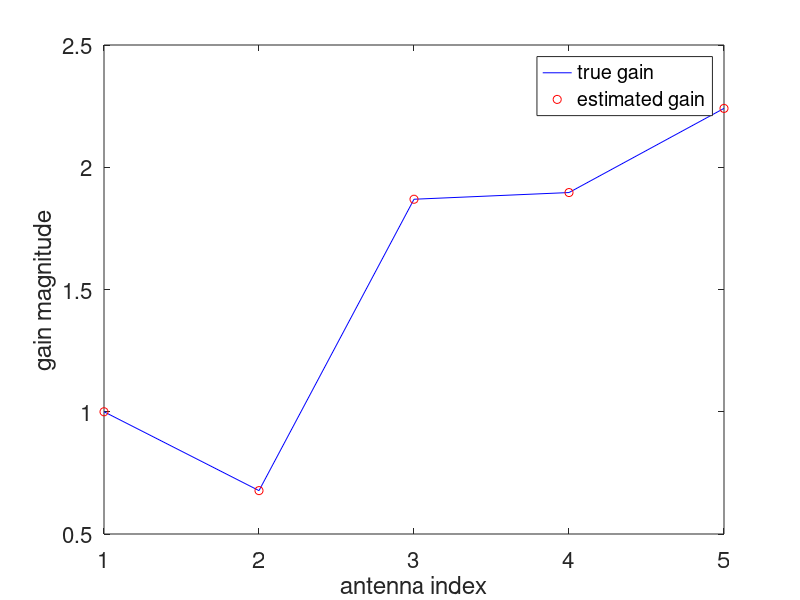
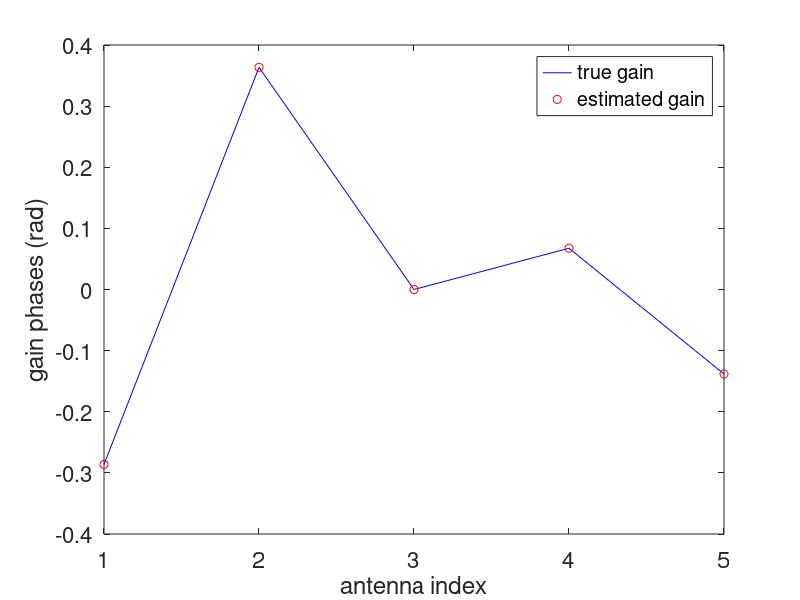

Write the MATLAB code that produced these figures, in order.
%% Simple demonstration of redundancy calibration for QC project
%
% This script provides a simple demonstration of redundancy calibration
% using a 5-element uniform linear array. It uses conventional redundancy
% calibration based on the logarithm of the elements of the measured array
% covariance matrix (the visibilities) as that allows to estimate the gain
% magnitudes and phases directly without resorting to iterative estimateion
% of the true values of the measured visibilites and the gains. The latter
% approach is more robust to low-SNR scenarios, but is more complicated and
% therefore less suitable for the initial exploration of QC approaches to
% radio interferometric calibration. Both implementations of redundancy
% calibration are described in [1].
%
% The basic idea of redundancy calibration is that identical baselines
% should measure the same visibility. For a 5-element uniform linear array,
% there are 3 distinct types of redundant baselines:
%
% array configuration   x   x   x   x   x
% baseline type 1        <-> <-> <-> <->
% baseline type 2        <-----> <----->
%                            <----->
%                                <----->
% baseline type 3        <--------->
%                            <--------->
%
% Each element of the array covariance matrix is a product of two gains and
% the unperturbed value of the corresponding visibility. Conventional
% redundancy calibration takes the logarithm to transform this product of
% factors into a summation of terms, resulting in a very simple linear
% relationship with a sparse measurement matrix.
%
% Reference
% [1]   Stefan J. Wijnholds and Parisa Noorishad, "Statistically optimal
% self-calibration of regular imaging arrays", European Signal Processing
% Conference (EuSiPCo), 2012.
%
% Stefan J. Wijnholds, October 7, 2021

%% simulation setup

% start with a clean workspace
clear
close all

% antenna positions in m of 5-element uniform linear array as column vector
xpos = (-2:1:2).';
% number of antennas
% Hardcoded as the measurement matrix will be hardcoded for this example as
% well, so we want to trigger an error when an inconsistent simulation
% setup is defined.
Nant = 5;

% source positions as column vector of directional cosines
% A 3-source model is used to ensure that different baselines have
% different true visibilities. This may not be true for a 1-source model.
l = [-0.5; 0.2; 0.7];

% source powers as column vector
sigma = [0.8; 1; 0.4];

% gain column vector
% This is what we like to estimate
g = 1 + 0.3 * (randn(Nant, 1) + 1i * randn(Nant, 1));

% geometrical delays of source signals over the array
freq = 150e6;   % measurement frequency in MHz
c = 2.99792e8;  % speed of light in m/s
A = exp(-(2 * pi * 1i * freq / c) * (xpos * l.'));

% noise-free "measured" visibilities
R = diag(g) * A * diag(sigma) * A' * diag(g)';

%% perform redundancy calibration of gain magnitudes

% measurement matrix for gain magnitudes
Mmag = [1 1 0 0 0 1 0 0; ... % baseline type 1 (4 rows)
        0 1 1 0 0 1 0 0; ...
        0 0 1 1 0 1 0 0; ...
        0 0 0 1 1 1 0 0; ...
        1 0 1 0 0 0 1 0; ... % baseline type 2 (3 rows)
        0 1 0 1 0 0 1 0; ...
        0 0 1 0 1 0 1 0; ...
        1 0 0 1 0 0 0 1; ... % baseline type 3 (1 row)
        0 1 0 0 1 0 0 1; ...
        1 0 0 0 0 0 0 0];    % magnitude constriant
% This measurement matrix applies to the elements in the upper triangle of
% the array covariance matrix to which redundancy is applicable. The
% following selection matrix selects the appropriate elements from the
% array covariance matrix
sel = [6, 12, 18, 24, 11, 17, 23, 16, 22].';

% solve for gain magnitudes
theta = Mmag \ [log10(abs(R(sel))); 0];
gmag = 10.^theta(1:Nant);

% show comparison
figure
% Normalise true gain values to match constraint that the gain of the first
% element is unity
gmag_true = abs(g) / abs(g(1));
plot(1:5, gmag_true, 'b-', 1:5, gmag, 'ro');
set(gca, 'FontSize', 16);
xlabel('antenna index');
ylabel('gain magnitude');
legend('true gain', 'estimated gain');

%% perform redundancy calibration of gain phases

% measurement matrix for gain phases
Mph = [ 1 -1  0  0  0  1  0  0; ... % baseline type 1 (4 rows)
        0  1 -1  0  0  1  0  0; ...
        0  0  1 -1  0  1  0  0; ...
        0  0  0  1 -1  1  0  0; ...
        1  0 -1  0  0  0  1  0; ... % baseline type 2 (3 rows)
        0  1  0 -1  0  0  1  0; ...
        0  0  1  0 -1  0  1  0; ...
        1  0  0 -1  0  0  0  1; ... % baseline type 3 (1 row)
        0  1  0  0 -1  0  0  1; ...
        0  0  1  0  0  0  0  0; ... % phase constraint on first element
       [xpos.' 0 0 0]];             % phase gradient constraint

% solve for gain magnitudes
theta = Mph \ [angle(R(sel)); 0; 0];
gph = theta(1:Nant);

% show comparison
figure
% apply constraint that central element is phase reference
gph_true = angle(g) - angle(g(3));
% find (arbitrary) phase gradient ambiguity
theta = xpos \ (gph_true - gph);
% correct true gains for this gradient ambiguity
gph_true = gph_true - theta * xpos;
plot(1:5, gph_true, 'b-', 1:5, gph, 'ro');
set(gca, 'FontSize', 16);
xlabel('antenna index');
ylabel('gain phases (rad)');
legend('true gain', 'estimated gain');
